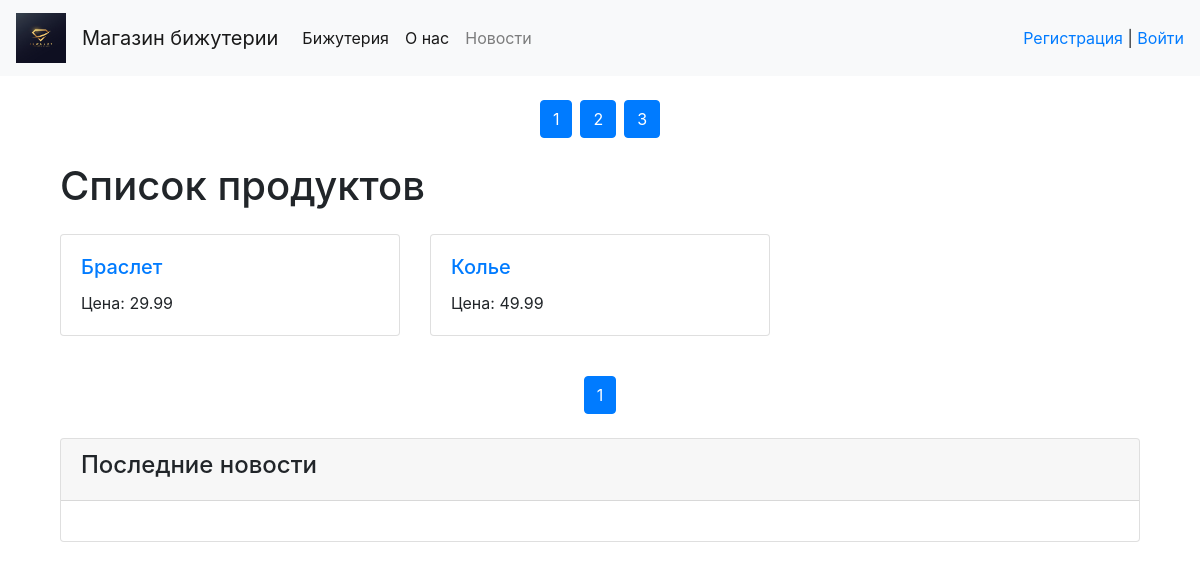
Before: / with the older database file.
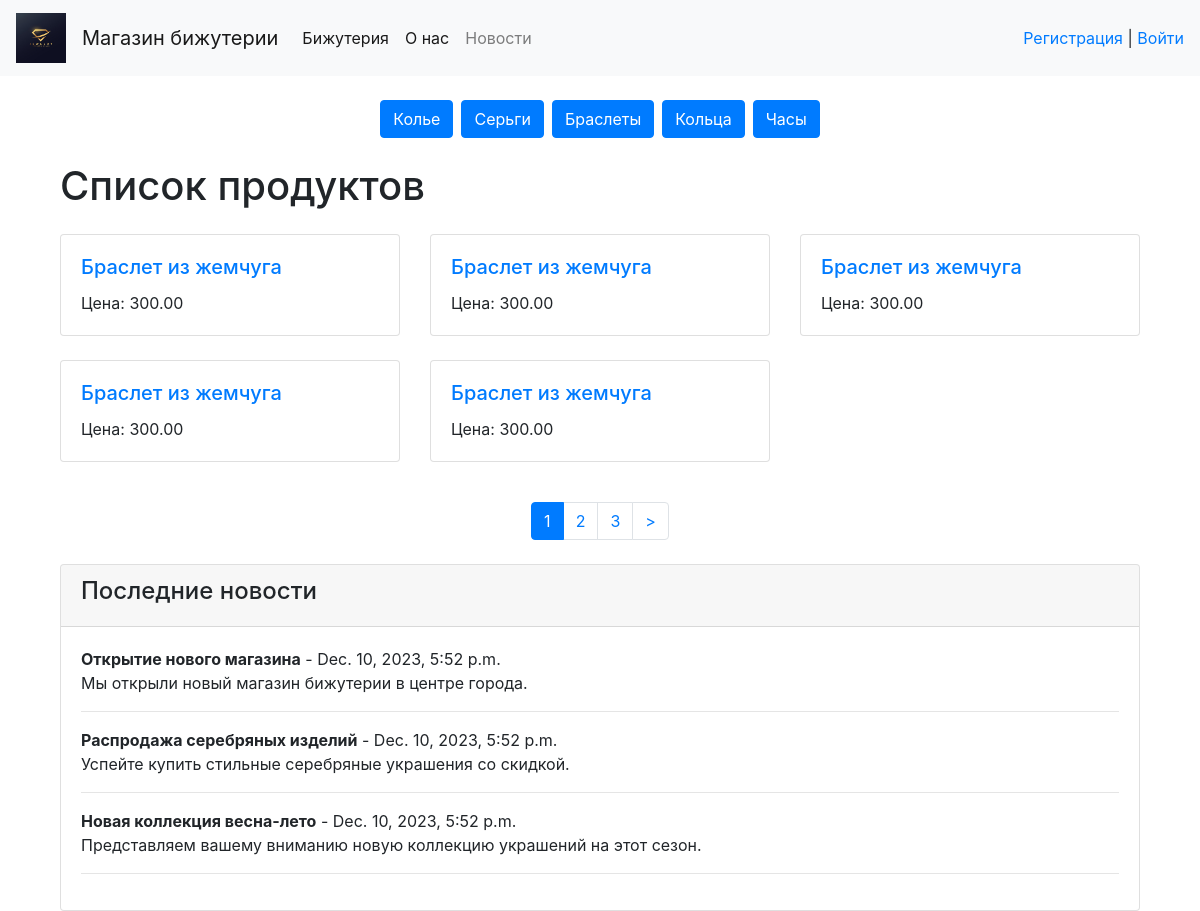
After: the same page with the newer database file.
### app/models.py (models this page shows, shortened)
class Category(models.Model):
    name = models.CharField(max_length=255, verbose_name='Название категории')
    def get_absolute_url(self):
        return reverse('app:category', kwargs={'cat_id': self.pk})

class Product(models.Model):
    name = models.CharField(max_length=255, verbose_name='Название продукта')
    description = models.TextField(verbose_name='Описание')
    price = models.DecimalField(max_digits=10, decimal_places=2, verbose_name='Цена')
    category = models.ForeignKey(Category, on_delete=models.CASCADE, verbose_name='Категория')

### news/models.py (models this page shows, shortened)
class News(models.Model):
    title = models.CharField(max_length=255)
    content = models.TextField()
    created_at = models.DateTimeField(auto_now_add=True)
    updated_at = models.DateTimeField(auto_now=True)

### app/views.py (the view)
# urls.py: path('', ProductListView.as_view(), name='product_list'),
class ProductListView(ListView):
    model = Product
    template_name = 'app/product_list.html'
    context_object_name = 'products'
    paginate_by = 5 # Количество товаров на странице
    def get_context_data(self, **kwargs):
        context = super().get_context_data(**kwargs)
        cart = self.request.session.get('cart')
        if not cart:
            cart = self.request.session['cart'] = {}
        context['cart'] = cart
        context['latest_news'] = News.objects.order_by('-created_at')[:3]
        context['cats'] = Category.objects.all()
        return context
    def get_queryset(self):
        return Product.objects.order_by('name')

### templates/app/product_list.html (shortened to what this page needs)
 {% extends 'app/base.html' %}
{% block content %}
    <div class="container   w-100 ">
        <ul class="list-inline d-flex flex-wrap justify-content-center mt-3">
          {% for c in cats %}
              {% if c.pk == cat_selected %}
                  <li class="list-inline-item">
                    <button type="submit" class="btn btn-primary btn-block">{{c.name}}</button>
                </li>|
              {% else %}
                {% if forloop.last %}
                    <li class="list-inline-item  ">
                        <a href="{{ c.get_absolute_url }}"><button type="submit" class="btn btn-primary btn-block">{{c.name}}</button></a>
                    </li>
                {% else %}
                    <li class="list-inline-item  ">
                        <a href="{{ c.get_absolute_url }}"><button type="submit" class="btn btn-primary btn-block">{{c.name}}</button></a>
                    </li>
                {% endif %}
              {% endif %}
          {% endfor %}
        </ul>
    </div>
    <div class="container mt-4">
        <h1 class="mb-4">Список продуктов</h1>
        <div class="row">
            {% for product in products %}
                <div class="col-md-4 mb-4">
                    <div class="card">
                        <div class="card-body">
                            <h5 class="card-title"><a href="{% url 'app:product_detail' pk=product.pk %}">{{ product.name }}</a></h5>
                            <p class="card-text">Цена: {{ product.price }}</p>
                        </div>
                    </div>
                </div>
            {% endfor %}
        </div>
        <nav class="container mt-3">
            <ul class="pagination justify-content-center">
                {% for p in paginator.page_range %}
                    {% if page_obj.number == p %}
                        <li class="page-item active">
                            <span class="page-link">{{ p }}</span>
                        </li>
                    {% elif p >= page_obj.number|add:-2 and p <= page_obj.number|add:2 %}
                        <li class="page-item">
                            <a class="page-link" href="?page={{ p }}">{{ p }}</a>
                        </li>
                    {% endif %}
                {% endfor %}
                {% if page_obj.has_next %}
                    <li class="page-item">
                        <a class="page-link" href="?page={{ page_obj.next_page_number }}" aria-label="Next">
                            <span aria-hidden="true">&gt;</span>
                        </a>
                    </li>
                {% endif %}
            </ul>
        </nav>
        <div class="card mt-4">
            <div class="card-header">
                <h4>Последние новости</h4>
            </div>
            <div class="card-body">
                {% for news in latest_news %}
                    <p class="mb-0"><strong>{{ news.title }}</strong> - {{ news.created_at }}</p>
                    <p>{{ news.content }}</p>
                    <hr>
                {% endfor %}
            </div>
        </div>
    </div>
{% endblock %}

### templates/app/base.html (shortened to what this page needs)
{% load static %}
<!DOCTYPE html>
<html lang="en">
<head>
    <link rel="stylesheet" href="https://stackpath.bootstrapcdn.com/bootstrap/4.5.0/css/bootstrap.min.css">
</head>
<body>
    <nav class="navbar navbar-expand-lg navbar-light bg-light">
        <a class="navbar-brand" href="#">
            <img src="{% static 'app/logo.png' %}" alt="Logo" height="50" width="50">
        </a>
        <a class="navbar-brand" href="#">Магазин бижутерии</a>
        <div class="collapse navbar-collapse" id="navbarNav">
            <ul class="navbar-nav mr-auto">
                <li class="nav-item active">
                    <a class="nav-link" href="{% url 'app:product_list' %}">Бижутерия</a>
                </li>
                <li class="nav-item active">
                    <a class="nav-link" href="{% url 'app:about' %}">О нас</a>
                </li>
                <li class="nav-item">
                    <a class="nav-link" href="{% url 'news:all_news' %}">Новости</a>
                </li>
            </ul>
            <ul class="navbar-nav list-inline">
                {% if request.user.is_authenticated %}
                    <li class="list-inline-item">
                        {{ user.username }} | <a href="{% url 'app:logout' %}">Выйти</a>
                    </li>
                {% else %}
                    <li class="list-inline-item">
                        <a href="{% url 'app:register_klient' %}">Регистрация</a> | <a href="{% url 'app:login' %}">Войти</a>
                    </li>
                {% endif %}
            </ul>
        </div>
    </nav>
    <div class="container mt-4">
        {% block content %}{% endblock %}
    </div>
</body>
</html>

Changed rows visible on the page:
removed Category: name "1"
removed Category: name "2"
removed Category: name "3"
removed Product: name "Браслет", price "29.99"
removed Product: name "Колье", price "49.99"
added Category: name "Колье"
added Category: name "Серьги"
added Category: name "Браслеты"
added Category: name "Кольца"
added Category: name "Часы"
added Product: name "Браслет из жемчуга", price "300.00"
added Product: name "Браслет из жемчуга", price "300.00"
added Product: name "Браслет из жемчуга", price "300.00"
added Product: name "Браслет из жемчуга", price "300.00"
added Product: name "Браслет из жемчуга", price "300.00"
added News: title "Открытие нового магазина", created_at "Dec. 10, 2023, 5:52 p.m.", content "Мы открыли новый магазин бижутерии в центре города."
added News: title "Распродажа серебряных изделий", created_at "Dec. 10, 2023, 5:52 p.m.", content "Успейте купить стильные серебряные украшения со скидкой."
added News: title "Новая коллекция весна-лето", created_at "Dec. 10, 2023, 5:52 p.m.", content "Представляем вашему вниманию новую коллекцию украшений на этот сезон."
Other visible differences:
new list line: "2"
new list line: "3"
